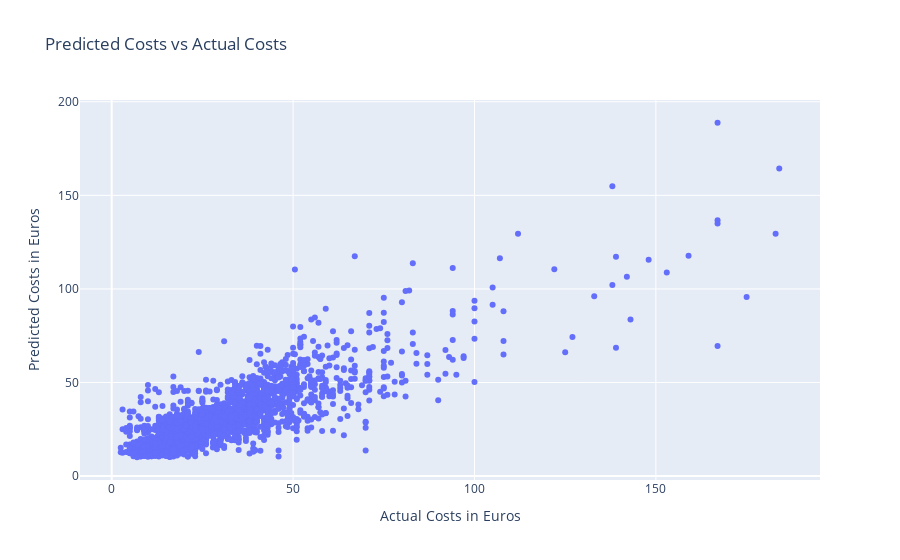

Notebook code for this chart:
### Code cell
# Plot the fitted values against the actual values

#X_train["fitted_costs"] = resort_model.fittedvalues

fig = go.Figure()
# Note that we still plot against the original Year variable
fig.add_trace(go.Scatter(
    x=X_train["Cost_in_Euros"], y=resort_model.fittedvalues, name="Actual vs Fitted Costs", mode="markers"))
#fig.add_trace(go.Scatter(
   # x=X_train.index, y=X_train["fitted_costs"], name="Predicted Costs", mode="markers"))
fig.update_layout(title="Predicted Costs vs Actual Costs", xaxis_title="Actual Costs in Euros",
    yaxis_title="Predicted Costs in Euros")
fig.show()

### Figure 1 — Plotly figure (JSON) as saved in the notebook; plotly's stock layout.template omitted (floating-point values rounded to 4 significant figures; data arrays with more than 128 entries replaced by an {"elided": "..."} marker saying what was removed)
{"data": [{"mode": "markers", "name": "Actual vs Fitted Costs", "type": "scatter", "x": {"elided": "2370 float values"}, "y": {"elided": "2370 float values"}}], "layout": {"title": {"text": "Predicted Costs vs Actual Costs"}, "xaxis": {"title": {"text": "Actual Costs in Euros"}}, "yaxis": {"title": {"text": "Predicted Costs in Euros"}}}}
